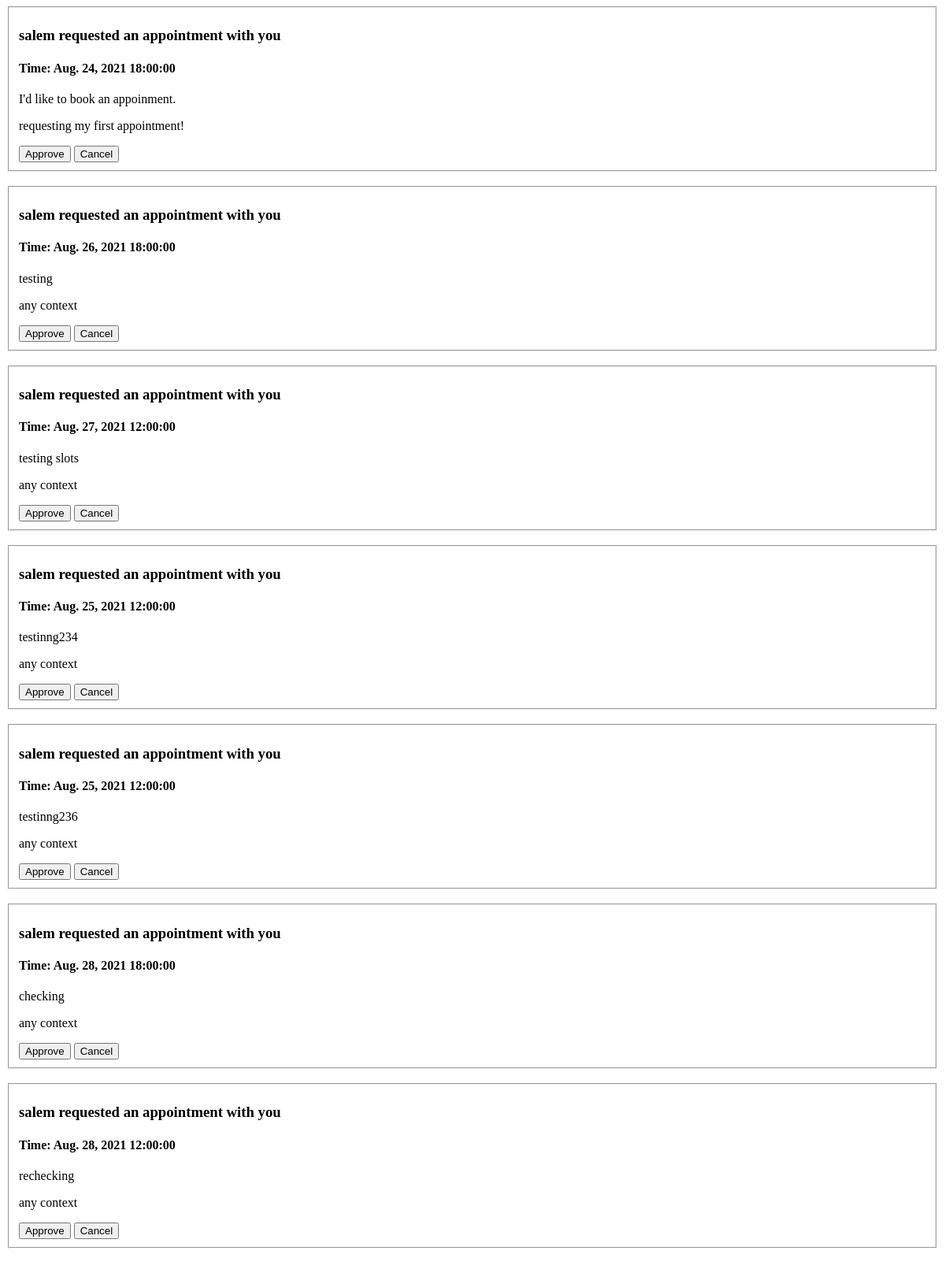
/invitations/1, run on an earlier commit of the app's database.
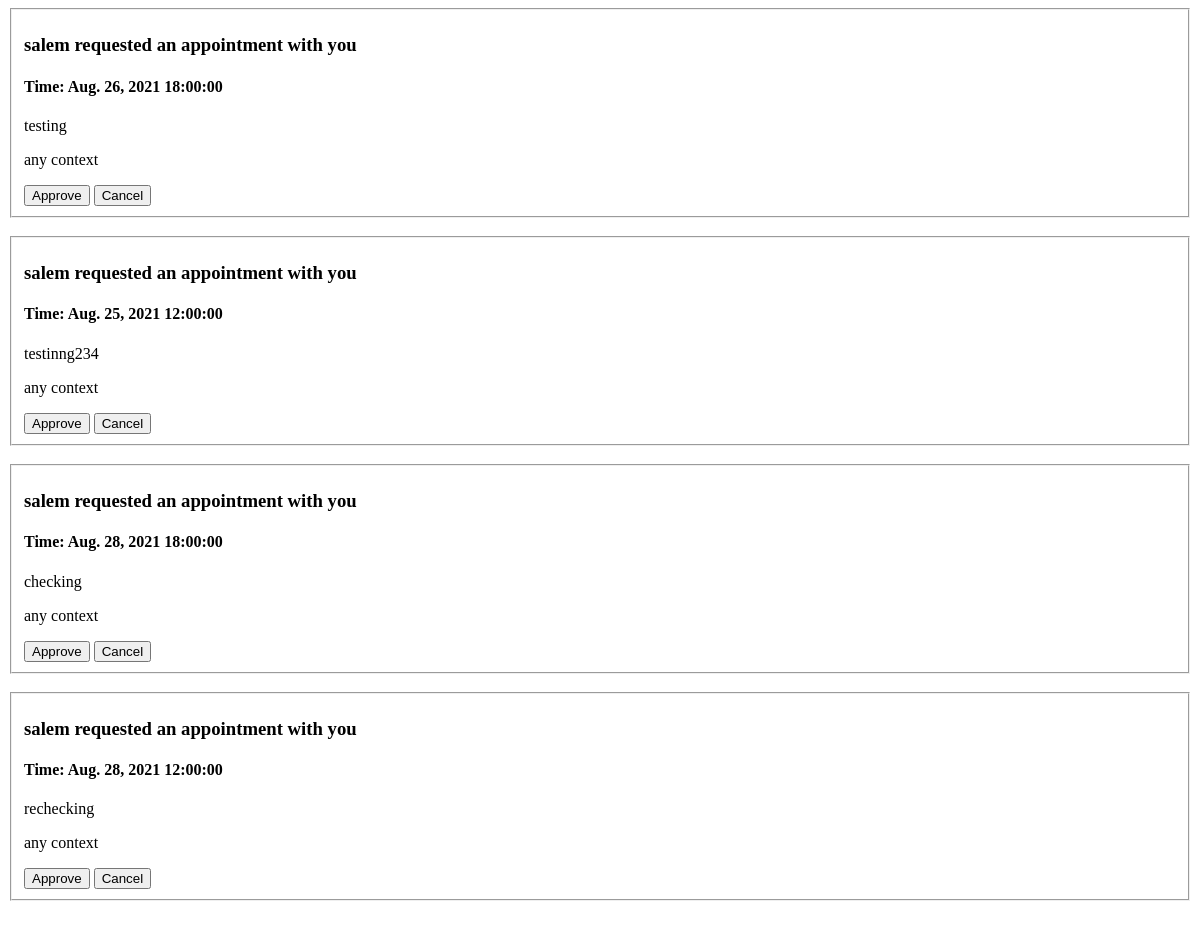
And on a later commit of the database.
### appointment/models.py (models this page shows, shortened)
class Appointment(models.Model):
    title = models.CharField(max_length=50, default="I'd like to book an appoinment.")
    inviter = models.ForeignKey(User,
            related_name='inviter',
            on_delete=models.CASCADE)
    invitee = models.ForeignKey(User,
            related_name='invitee',
            on_delete=models.CASCADE)
    date = models.DateField(default=get_date)
    time_slot = models.ForeignKey(TimeSlot,
            related_name='timeslots',
            on_delete=models.CASCADE)
    approved = models.BooleanField(default=False)
    context = models.TextField()

class TimeSlot(models.Model):
    DAYS = (
        ('Monday', 'Monday'),
        ('Tuesday', 'Tuesday'),
        ('Wednesday', 'Wednesday'),
        ('Thursday', 'Thursday'),
        ('Friday', 'Friday')
    )
    NAME_CHOICES = (
        ('morning', 'morning'),
        ('midday', 'midday'),
        ('evening', 'evening')
    )
    user = models.ForeignKey(User, on_delete=models.CASCADE, related_name="time_slot")
    day = models.CharField(max_length=10, default="Monday", choices=DAYS)
    name = models.CharField(
        choices=NAME_CHOICES, max_length=12)
    time = models.TimeField()
    def __str__(self):
        template = f"{self.time}"
        return template.format(self)

### appointment/views.py (the view)
# urls.py: path('invitations/<int:userId>', views.invited_appointments, name='invitations'),
def invited_appointments(request, userId):
    user = User.objects.get(id=userId)
    invites = user.invitee.all()
    appointments = [invite for invite in invites if invite.approved == False ]
    return render(request, 'invitedappointments.html', {"appointments": appointments})

### templates/invitedappointments.html (shortened to what this page needs)
<!DOCTYPE html>
<html lang="en">
<head>
</head>
<body>
    {% for appointment in appointments %}
        <div>
            <fieldset>
                <h3>{{ appointment.inviter }} requested an appointment with you</h3>
                <h4>Time: {{ appointment.date }} {{ appointment.time_slot }} </h4>
                <p>{{ appointment.title }}</p>
                <p>{{ appointment.context }}</p>
                <a href="{% url 'approve' appointment.id %}"><button>Approve</button></a>
                <a href="{% url 'cancel' appointment.id %}"><button>Cancel</button></a>
            </fieldset><br>
        </div>
    {% endfor %}
</body>
</html>

What changed in the data, as far as the page shows it:
no longer on this page (row edited): Appointment: inviter "salem", date "Aug. 24, 2021", time_slot "18:00:00", title "I'd like to book an appoinment.", context "requesting my first appointment!"
no longer on this page (row edited): Appointment: inviter "salem", date "Aug. 27, 2021", time_slot "12:00:00", title "testing slots", context "any context"
no longer on this page (row edited): Appointment: inviter "salem", date "Aug. 25, 2021", time_slot "12:00:00", title "testinng236", context "any context"
